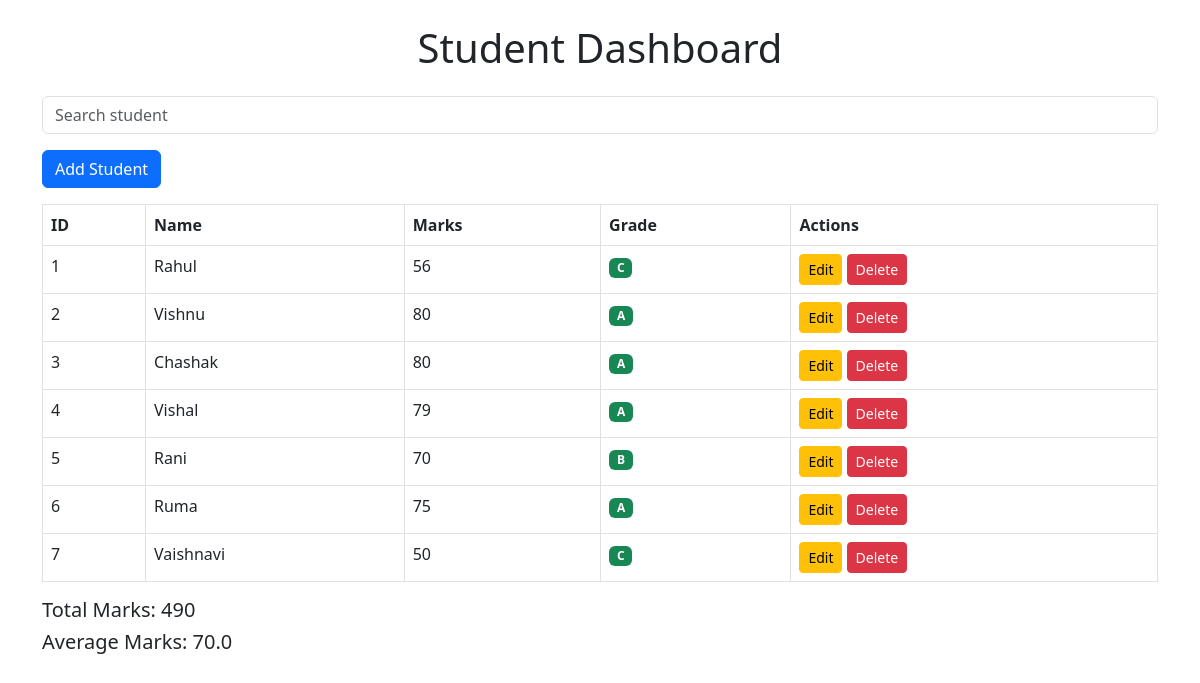
Before: / with the older database file.
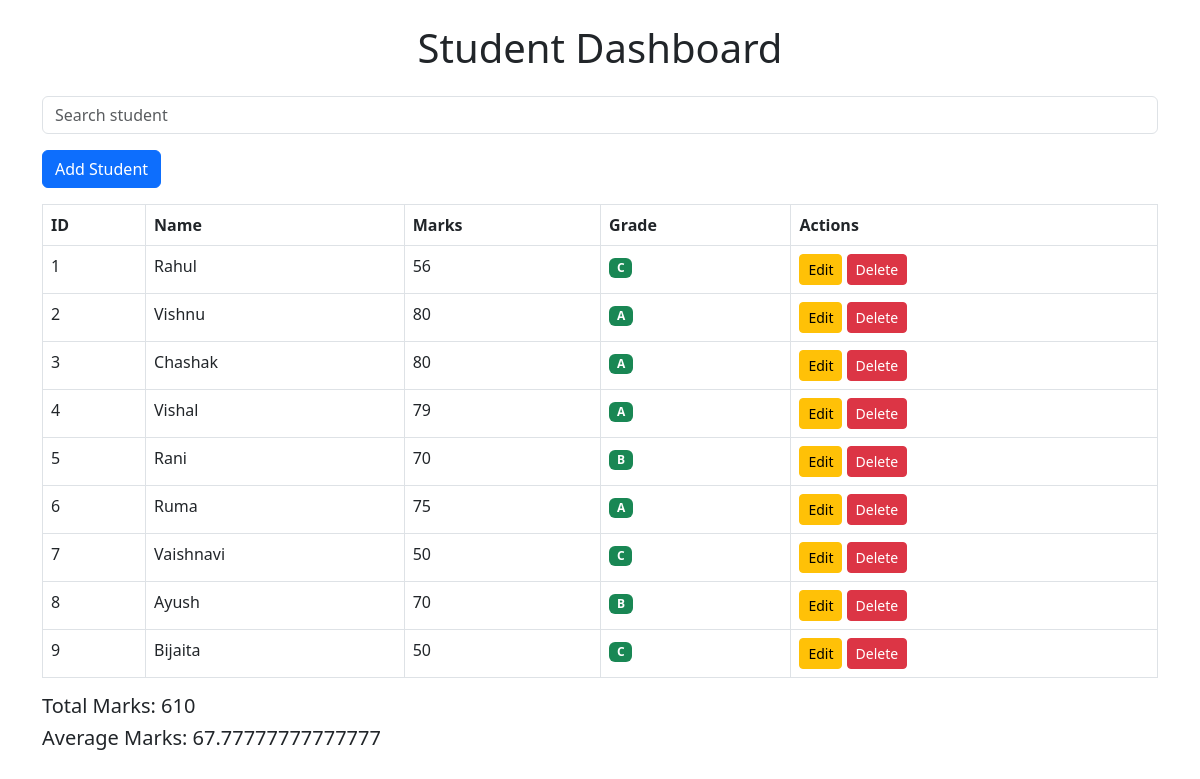
After: the same page with the newer database file.
### tables this page shows
CREATE TABLE students (
            id INTEGER PRIMARY KEY AUTOINCREMENT,
            name TEXT,
            marks INTEGER
        );

### main.py (the view)
@app.route("/")
def home():
    search = request.args.get("search")
    conn = sqlite3.connect("students.db")
    cursor = conn.cursor()
    if search:
        cursor.execute("SELECT rowid, name, marks FROM students WHERE name LIKE ?", ('%' + search + '%',))
    else:
        cursor.execute("SELECT rowid, name, marks FROM students")
    data = cursor.fetchall()
    conn.close()
    total = sum([row[2] for row in data]) if data else 0
    average = total / len(data) if data else 0
    return render_template(
        "index.html",
        students=data,
        get_grade=get_grade,
        total=total,
        average=average
    )

### main.py (called while the page is built)
def get_grade(mark):
    if mark >= 75:
        return "A"
    elif mark >= 60:
        return "B"
    elif mark >= 50:
        return "C"
    else:
        return "Fail"

### templates/index.html (shortened to what this page needs)
<!DOCTYPE html>
<html>
<head>
    <link href="https://cdn.jsdelivr.net/npm/bootstrap@5.3.0/dist/css/bootstrap.min.css" rel="stylesheet">
</head>
<body>
<div class="container mt-4">
    <h1 class="text-center mb-4">Student Dashboard</h1>
    <form method="GET" class="mb-3">
        <input type="text" name="search" class="form-control" placeholder="Search student">
    </form>
    <a href="/add" class="btn btn-primary mb-3">Add Student</a>
    <table class="table table-bordered">
        <tr>
            <th>ID</th>
            <th>Name</th>
            <th>Marks</th>
            <th>Grade</th>
            <th>Actions</th>
        </tr>
        {% for student in students %}
        <tr>
            <td>{{ student[0] }}</td>
            <td>{{ student[1] }}</td>
            <td>{{ student[2] }}</td>
            <td>
                <span class="badge bg-success">
                    {{ get_grade(student[2]) }}
                </span>
            </td>
            <td>
                <a href="/edit/{{ student[0] }}" class="btn btn-warning btn-sm">Edit</a>
                <a href="/delete/{{ student[0] }}" class="btn btn-danger btn-sm">Delete</a>
            </td>
        </tr>
        {% endfor %}
    </table>
    <h5>Total Marks: {{ total }}</h5>
    <h5>Average Marks: {{ average }}</h5>
</div>
</body>
</html>

Changed rows visible on the page:
added students: id "8", name "Ayush", marks "70", marks "B"
added students: id "9", name "Bijaita", marks "50", marks "C"
Other visible differences:
{{ total }}: "490" → "610"
{{ average }}: "70.0" → "67.77777777777777"
